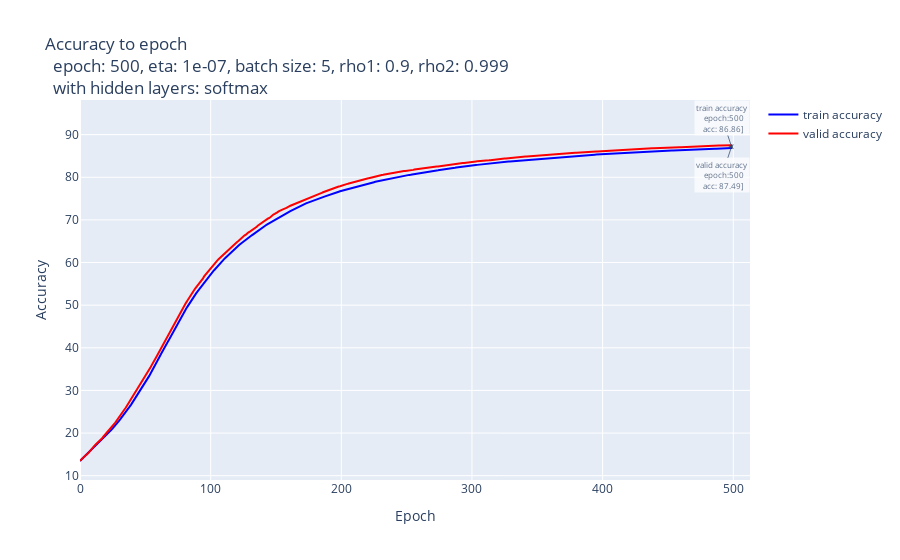

Notebook cell for this chart:
### Code cell
# graph of accuracys
fig = util.draw_accuracys_with_validation(
    ls_accuracy_train, ls_accuracy_valid, hidden_layers, hyperparams
)
fig.show()

### Figure 1 — Plotly figure (JSON) as saved in the notebook; plotly's stock layout.template omitted (floating-point values rounded to 4 significant figures; data arrays with more than 128 entries replaced by an {"elided": "..."} marker saying what was removed)
{"data": [{"line": {"color": "blue", "width": 2}, "mode": "lines", "name": "train accuracy", "type": "scatter", "x": {"elided": "500 int values"}, "y": {"elided": "500 float values"}}, {"line": {"color": "red", "width": 2}, "mode": "lines", "name": "valid accuracy", "type": "scatter", "x": {"elided": "500 int values"}, "y": {"elided": "500 float values"}}], "layout": {"annotations": [{"align": "center", "arrowhead": 1, "bgcolor": "#ffffff", "font": {"size": 8}, "opacity": 0.7, "showarrow": true, "text": "train accuracy<br>  epoch:500<br>  acc: 86.86]", "x": 499, "xref": "x", "y": 86.87, "yref": "y"}, {"align": "center", "arrowhead": 1, "ay": 30, "bgcolor": "#ffffff", "font": {"size": 8}, "opacity": 0.7, "showarrow": true, "text": "valid accuracy<br>  epoch:500<br>  acc: 87.49]", "x": 499, "xref": "x", "y": 87.49, "yref": "y"}], "hovermode": "x unified", "title": {"text": "Accuracy to epoch <br>  epoch: 500, eta: 1e-07, batch size: 5, rho1: 0.9, rho2: 0.999 <br>  with hidden layers: softmax"}, "xaxis": {"title": {"text": "Epoch"}}, "yaxis": {"title": {"text": "Accuracy"}}}}
